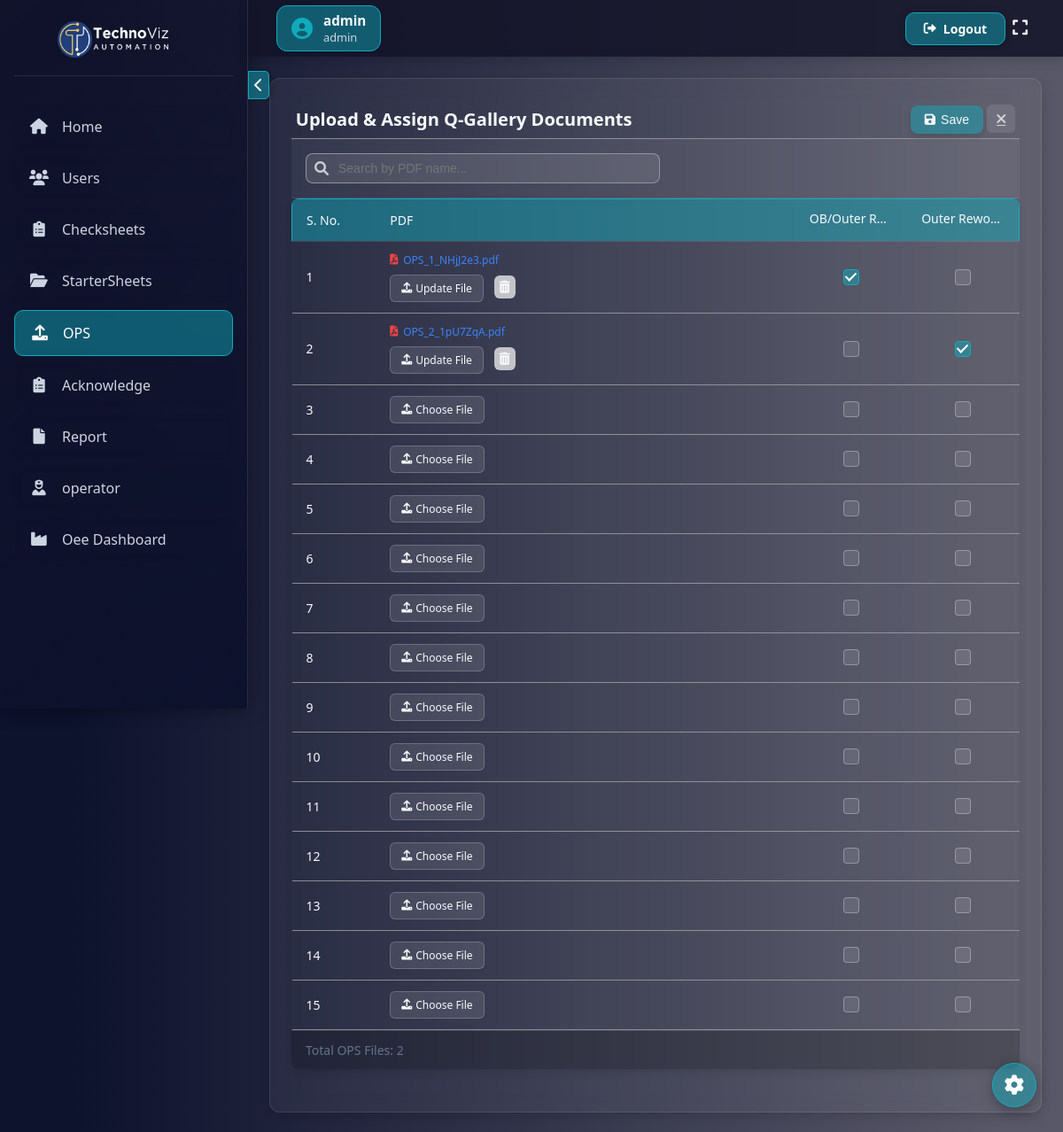
Page /upload-poc/ (signed in) on the committed database.
### checksheet1/models.py (models this page shows, shortened)
class CustomUser(AbstractUser):
    ROLE_CHOICES = [
        ("admin", "Admin"),
        ("quality_incharge", "Quality Incharge"),
        ("shift_incharge", "Shift Incharge"),
        ("operator", "Operator"),
    ]
    username = models.CharField(max_length=150, unique=False)
    employee_id = models.CharField(max_length=20, unique=True)  # New field
    role = models.CharField(max_length=20, choices=ROLE_CHOICES, default="admin")
    phone_number = models.CharField(max_length=15, blank=True, null=True)
    USERNAME_FIELD = "employee_id"  # Use employee_id for authentication
    REQUIRED_FIELDS = ["username", "email"]  # Keep username for internal use

class StarterSheet(models.Model):
    name = models.CharField(max_length=255)
    line = models.CharField(
        max_length=10, choices=[("line_1", "Line 1"), ("line_2", "Line 2")]
    )
    assigned_users = models.ManyToManyField(
        "CustomUser", related_name="assigned_starter_sheets", blank=True
    )
    created_by = models.ForeignKey(
        "CustomUser",
        on_delete=models.SET_NULL,
        null=True,
        related_name="created_starter_sheets",
    )
    created_on = models.DateTimeField(auto_now_add=True)
    level_1_approver = models.ForeignKey(
        "CustomUser",
        on_delete=models.SET_NULL,
        null=True,
        blank=True,
        related_name="level_1_assigned_sheets",
    )
    level_2_approver = models.ForeignKey(
        "CustomUser",
        on_delete=models.SET_NULL,
        null=True,
        blank=True,
        related_name="level_2_assigned_sheets",
    )
    require_level_3_approval = models.BooleanField(
        default=True, help_text="Check if this sheet requires Level 3 approval (admin)"
    )

class POCUpload(models.Model):
    pdf = models.FileField(upload_to=poc_upload_path)
    assigned_startersheets = models.ManyToManyField(
        StarterSheet,
        related_name="assigned_pocs",
        blank=True,
    )

### checksheet1/views.py (the view, shortened to what this page needs)
# urls.py: path("upload-poc/", upload_poc, name="upload_poc"),
@login_required
def upload_poc(request):
    if request.user.role == "admin" or has_page_access(request.user, "upload_poc"):
        startersheets = StarterSheet.objects.all()
        poc_files = list(
            POCUpload.objects.prefetch_related("assigned_startersheets").all()[:15]
        )  # Get latest 15 POCs
        remaining_inputs = 15 - len(poc_files)
        return render(
            request,
            "checksheet/upload_poc.html",
            {
                "poc_files": poc_files,
                "remaining_inputs": range(remaining_inputs),
                "startersheets": startersheets,
            },
        )
    return render(request, "checksheet/access_denied.html")

### checksheet1/context_processors.py (called while the page is built)
def pending_requests_count(request):
    if request.user.is_authenticated and request.user.role == "admin":
        count = PasswordResetRequest.objects.filter(status="pending").count()
        return {"pending_requests_count": count}
    return {}

### checksheet1/templatetags/custom_tags.py (called while the page is built)
@register.filter
def has_page_access(user, page_name):
    if user.is_authenticated and user.role == "admin":
        return True  # Admin has all access
    return PageAccess.objects.filter(
        user=user, page_name=page_name, has_access=True
    ).exists()

### checksheet1/templates/checksheet/upload_poc.html (shortened to what this page needs)
{% extends 'checksheet/base.html' %}
{% load static %}
{% block extra_css %}
<link rel="stylesheet" href="{% static 'css/upload_poc.css' %}">
{% endblock %}
{% block content %}
<div class="page-container">
    <form method="post" enctype="multipart/form-data">
        <div class="header">
            <h2 class="page-title">Upload & Assign Q-Gallery Documents</h2>
            <div class="buttons-container">
                <button type="submit" name="save_poc" class="submit-btn">
                    <i class="fas fa-save"></i> Save
                </button>
                <a href="javascript:history.back()" class="back-button">
                    <i class="fas fa-times"></i>
                </a>
            </div>
        </div>
        <div class="search-container">
            <div class="search-input-container">
                <i class="fas fa-search search-icon"></i>
                <input type="text" id="pdfSearch" class="search-input" placeholder="Search by PDF name...">
            </div>
        </div>
        <div class="table-responsive">
            <table class="poc-table">
                <thead>
                    <tr>
                        <th>S. No.</th>
                        <th>PDF</th>
                        {% for startersheet in startersheets %}
                            <th><span title="{{ startersheet.name }}">{{ startersheet.name }}</span></th>
                        {% endfor %}
                    </tr>
                </thead>
                <tbody id="pocTableBody">
                    {% for poc in poc_files %}
                        <tr>
                            <td>{{ forloop.counter }}</td>
                            <td>
                                <div class="file-input-container">
                                    {% if poc.pdf %}
                                        <div class="file-display">
                                            <a href="javascript:void(0);" class="pdf-link" data-pdf-url="{{ poc.pdf.url }}" data-pdf-name="{{ poc.pdf.name|slice:'9:' }}">
                                                <i class="fas fa-file-pdf"></i>
                                                {{ poc.pdf.name|slice:"9:" }}
                                            </a>
                                        </div>
                                    {% endif %}
                                    <div class="custom-file-input">
                                        <label for="pdf_{{ poc.id }}" class="custom-file-label">
                                            <i class="fas fa-upload"></i> {% if poc.pdf %}Update File{% else %}Choose File{% endif %}
                                        </label>
                                        <button type="button" class="delete-btn" data-poc-id="{{ poc.id }}">
                                            <i class="fas fa-trash-alt"></i>
                                        </button>
                                    </div>
                                </div>
                            </td>
                            {% for startersheet in startersheets %}
                                <td>
                                    <input type="checkbox"
                                           name="poc_{{ poc.id }}_startersheets"
                                           value="{{ startersheet.id }}"
                                           {% if startersheet in poc.assigned_startersheets.all %}checked{% endif %}>
                                </td>
                            {% endfor %}
                        </tr>
                    {% endfor %}
                    {% for i in remaining_inputs %}
                        <tr>
                            <td>{{ poc_files|length|add:i|add:1 }}</td>
                            <td>
                                <div class="file-input-container">
                                    <div class="custom-file-input">
                                        <label for="new_pdf_{{ i }}" class="custom-file-label">
                                            <i class="fas fa-upload"></i> Choose File
                                        </label>
                                    </div>
                                </div>
                            </td>
                            {% for startersheet in startersheets %}
                                <td>
                                    <input type="checkbox"
                                           name="new_poc_{{ i }}_startersheets"
                                           value="{{ startersheet.id }}">
                                </td>
                            {% endfor %}
                        </tr>
                    {% endfor %}
                </tbody>
            </table>
            <div class="table-footer">
                <span>Total OPS Files: {{ poc_files|length }}</span>
            </div>
        </div>
    </form>
</div>
{% endblock %}

### checksheet1/templates/checksheet/base.html (shortened to what this page needs)
<!DOCTYPE html>
<html lang="en">
<head>
    {% load custom_tags %}
    {% load static %}
    <link href="https://cdnjs.cloudflare.com/ajax/libs/font-awesome/6.0.0/css/all.min.css" rel="stylesheet">
    <link rel="stylesheet" href="{% static 'css/base.css' %}">
    {% block extra_css %}
  {% endblock%}
</head>
<body>
    {% if request.user.is_authenticated %}
    <nav class="navbar">
        <div class="navbar-left" style="display: flex; align-items: center;">
            <div class="user-info">
                <i class="fas fa-user-circle"></i>
                <div class="user-details">
                    <span class="user-name">{{ request.user.username }}</span>
                    <span class="user-role">{{ request.user.role|default:"No role" }}</span>
                </div>
            </div>
        </div>
        <a href="{% url 'logout' %}" class="logout-btn">
            <i class="fas fa-sign-out-alt"></i>
            Logout
        </a>
         <button class="fullscreen-btn" onclick="toggleFullScreen()" title="Toggle Full Screen">
                <i class="fas fa-expand"></i>
            </button>
    </nav>
    {% endif %}
    <button class="sidebar-toggle" onclick="toggleSidebar()">
        <i class="fas fa-chevron-left"></i>
    </button>
    <div class="sidebar">
        <div class="sidebar-header">
            <h3>
                <img src="{% static 'images/logo.jpg' %}" alt="Expanded Logo" class="sidebar-logo logo-toggle logo-expanded">
            </h3>
        </div>
        {% if request.user.is_authenticated %}
        {% if request.user|has_page_access:"home" %}
        <a href="{% url 'home' %}"><i class="fas fa-home"></i><span class="sidebar-text">Home</span></a>
        {% endif %}
        {% if request.user|has_page_access:"user_list" %}
        <a href="{% url 'user_list' %}"><i class="fas fa-users"></i><span class="sidebar-text">Users</span></a>
        {% endif %}
        {% if request.user|has_page_access:"all_checksheets" %}
        <a href="{% url 'all_checksheets' %}"><i class="fas fa-clipboard-list"></i><span class="sidebar-text">Checksheets</span></a>
        {% endif %}
        {% if request.user|has_page_access:"all_startersheet" %}
        <a href="{% url 'all_startersheet' %}"><i class="fas fa-folder-open"></i><span class="sidebar-text">StarterSheets</span></a>
        {% endif %}
        {% if request.user|has_page_access:"upload_poc" %}
        <a href="{% url 'upload_poc' %}"><i class="fas fa-upload"></i><span class="sidebar-text">OPS</span></a>
        {% endif %}
        {% if request.user|has_page_access:"acknowledgment_list" %}
        <a href="{% url 'acknowledgment_list' %}"><i class="fas fa-clipboard-list"></i><span class="sidebar-text">Acknowledge</span></a>
        {% endif %}
        {% if request.user|has_page_access:"report" %}
        <a href="{% url 'report' %}"><i class="fas fa-file"></i><span class="sidebar-text">Report</span></a>
        {% endif %}
        <a href="{% url 'operator_dashboard' %}"><i class="fa-solid fa-user-nurse"></i><span class="sidebar-text">operator</span></a>
        <a href="http://abhay188.pythonanywhere.com/"><i class="fa-solid fa-industry"></i><span class="sidebar-text">Oee Dashboard</span></a>
        {% endif %}
    </div>
    <div class="content">
        <div class="content-inner">
            {% block content %}{% endblock %}
        </div>
        <div class="settings-float" id="settingsFloat">
            <i class="fas fa-cog"></i>
        </div>
    </div>
</body>
</html>

### rows in the picture
CustomUser: user.username "admin", user.role "admin"
StarterSheet: name "OB/Outer R…"
StarterSheet: name "Outer Rewo…"
POCUpload: pdf.name "OPS_1_NHjJ2e3.pdf", shows "Update File", id "☑"
POCUpload: pdf.name "OPS_2_1pU7ZqA.pdf", shows "Update File", id "☑"

### other values in the picture
{{ poc_files|length|add:i|add:1 }} "3" "4" "5" "6" "7" "8" "9" "10" "11" "12" "13" "14" "15"
{{ poc_files|length }} "2"
